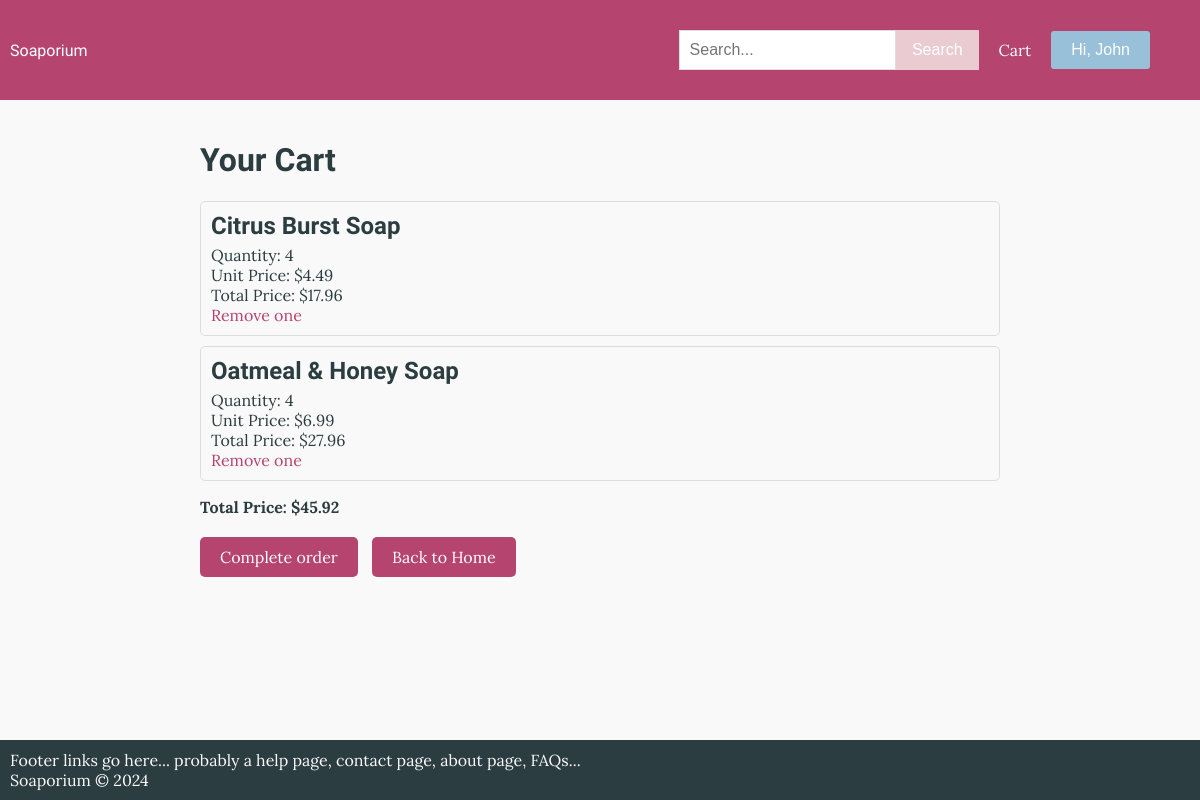
Page /view_current_cart (signed in) on the committed database.
### tables this page shows
CREATE TABLE User (userid INTEGER PRIMARY KEY AUTOINCREMENT, fname TEXT NOT NULL, lname TEXT NOT NULL, housenum INTEGER, street TEXT, suburb TEXT, town TEXT, region TEXT, country TEXT, postcode INTEGER, email TEXT NOT NULL, password TEXT NOT NULL);

CREATE TABLE Soap (soapid INTEGER PRIMARY KEY AUTOINCREMENT, name TEXT NOT NULL, description TEXT, brand TEXT, price REAL NOT NULL, type TEXT, picture TEXT);

### routes.py (the view)
@app.route("/view_current_cart")
def view_current_cart():
    userid = session.get("userid")
    if not userid:
        flash("Please log in to view your cart")
        return redirect(url_for("login"))
    conn = sqlite3.connect("Soap.db")
    sql = "SELECT cartid FROM Cart WHERE userid = ? AND status = 'open'"
    cartid = conn.execute(sql, (userid,)).fetchone()
    if cartid:
        cartid = cartid[0]
    if not cartid:
        flash("No cart found")
        conn.close()
        return redirect(url_for("home"))
    """ SQL query that gathers all the items from the cart,
    sums the total quantity of each item,
    and groups the items"""
    sql = """
        SELECT Soap.soapid AS soapid,
               Soap.name AS soap_name,
               Soap.price AS unit_price,
               CartItem.quantity AS soap_quantity,
               CartItem.soapid,
               SUM(CartItem.quantity) AS total_quantity
        FROM CartItem
        JOIN Soap ON Soap.soapid = CartItem.soapid
        WHERE CartItem.cartid = ?
        GROUP BY CartItem.soapid
        """
    cart_items = conn.execute(sql, (cartid,)).fetchall()
    total_price = sum(
        item[2] * item[3]
        for item in cart_items)
    conn.close()
    return render_template(
        "cart.html",
        cart_items=cart_items,
        total_price=total_price,
        cartid=cartid
    )

### routes.py (called while the page is built)
@app.context_processor
def inject_user_firstname():
    user_firstname = None
    userid = session.get("userid")
    if userid:
        conn = sqlite3.connect("Soap.db")
        sql = "SELECT fname FROM User WHERE userid = ?"
        user = conn.execute(sql, (userid,)).fetchone()
        if user:
            user_firstname = user[0]
        conn.close()
    return dict(user_firstname=user_firstname)

### templates/cart.html (shortened to what this page needs)
{% extends "layout.html" %}
{% block content %}
<div class="cart-container">
    <h1>Your Cart</h1>
    {% if cart_items and cart_items|length > 0 %}
    <ul>
        {% for item in cart_items %}
        <li class="cart-item">
            <h2>{{ item[1] }}</h2>
            <p>Quantity: {{ item[3] }}</p>
            <p>Unit Price: ${{ item[2] }}</p>
            <p>Total Price: ${{ item[2] * item[3] }}</p>
            <a href="{{ url_for('decrease_quantity', cartid=cartid, soapid=item[0] )}}">Remove one</a>
        </li>
        {% endfor %}
    </ul>
    <p class="total-price">Total Price: ${{ total_price }}</p>
    {% else %}
    <p>Your cart is empty</p>
    {% endif %}
    <div class="cart-navigation">
        <a href="{{ url_for('complete_order', cartid=cartid) }}">Complete order</a>
        <a href="{{ url_for('home') }}">Back to Home</a>
    </div>
</div>
{% endblock %}

### templates/layout.html (shortened to what this page needs)
<!DOCTYPE html>
<html lang="en">
<head>
    <link rel="stylesheet" href="{{ url_for('static', filename='styles.css') }}">
</head>
<body>
    <div class="top-bar">
        <a href="{{ url_for('home') }}" class="home-link">Soaporium</a>
        <nav class="navbar">
            <ul class="nav-links">
                <li class="search-bar">
                    <form action="{{ url_for('search') }}" method="get">
                        <div class="input-wrapper">
                        <input type="text" name="search_term" placeholder="Search...">
                        <button type="submit">Search</button>
                        </div>
                    </form>
                </li>
                {% if session.get("userid") %}
                <li><a href="{{ url_for('view_current_cart') }}">Cart</a></li>
                <li class="user-dropdown">
                    <button class="user-dropdown-btn">Hi, {{ user_firstname }}</button>
                </li>
                {% else %}
                <li><a href="{{ url_for('login') }}">Login</a></li>
                <li><a href="{{ url_for('signup') }}">Sign Up</a></li>
                {% endif %}
            </ul>
        </nav>
    </div>
    <div class="content">
        {% block content %}{% endblock %}
    </div>
    <div class="footer">
        <p>Footer links go here... probably a help page, contact page, about page, FAQs...</p>
        <p>Soaporium &COPY; 2024</p>
    </div>
</body>
</html>

### static/styles.css (style rules this page uses)
body { font-family: 'Lora', serif; margin: 0; padding: 0; background-color: #faf9f9; color: #2b3d41; display: flex; flex-direction: column; min-height: 100vh; }
h1, h2, h3, h4, h5, h6, .home-link { font-family: 'Rock Salt', cursive; }
ul, li { list-style-type: none; margin: 0; padding: 0; }
.top-bar { height: 5em; background-color: #b5446e; color: #fff; padding: 10px; display: flex; justify-content: space-between; align-items: center; }
.home-link, .nav-links li a { color: #fff; text-decoration: none; }
.navbar { background-color: #b5446e; color: #fff; display: flex; justify-content: space-between; align-items: center; padding: 0 20px; }
.nav-links { display: flex; align-items: center; flex-wrap: wrap; }
.nav-links li { margin-right: 20px; }
.search-bar { flex-grow: 1; max-width: 300px; }
.search-bar input[type="text"], .search-form input[type="text"] { padding: 10px; font-size: 16px; border: 1px solid #ddd; width: 100%; box-sizing: border-box; }
.input-wrapper { display: flex; align-items: center; width: 100%; }
.input-wrapper input { flex-grow: 1; padding-right: 40px; }
.input-wrapper button { width: auto; padding: 10px 15px; background-color: #eacbd2; color: #fff; border: 1px solid #eacbd2; cursor: pointer; font-size: 16px; flex-shrink: 0; }
.footer { background-color: #2b3d41; padding: 10px; color: #faf9f9; margin-top: auto; flex-shrink: 0; }
.footer p { margin: 0; }
.add-to-cart, .user-dropdown-btn { display: inline-block; padding: 10px 20px; font-size: 16px; background-color: #98c1d9; color: #fff; border: none; border-radius: 3px; cursor: pointer; text-decoration: none; }
.cart-container { max-width: 800px; margin: 0 auto; padding: 20px; }
.cart-item { border: 1px solid #ddd; border-radius: 5px; padding: 10px; margin-bottom: 10px; background-color: #faf9f9; }
.cart-item h2 { margin: 0 0 5px; }
.cart-item p { margin: 0; }
.cart-item a { color: #b5446e; text-decoration: none; }
.total-price { font-weight: bold; }
.cart-navigation { margin-top: 20px; }
.cart-navigation a { display: inline-block; margin-right: 10px; padding: 10px 20px; background-color: #b5446e; color: #fff; text-decoration: none; border-radius: 5px; }
.user-dropdown { position: relative; }

### rows in the picture
User: fname "John"
Soap: name "Citrus Burst Soap", item "4", price "4.49", item[2]*item[3] "17.96"
Soap: name "Oatmeal & Honey Soap", item "4", price "6.99", item[2]*item[3] "27.96"

### other values in the picture
{{ total_price }} "45.92"
